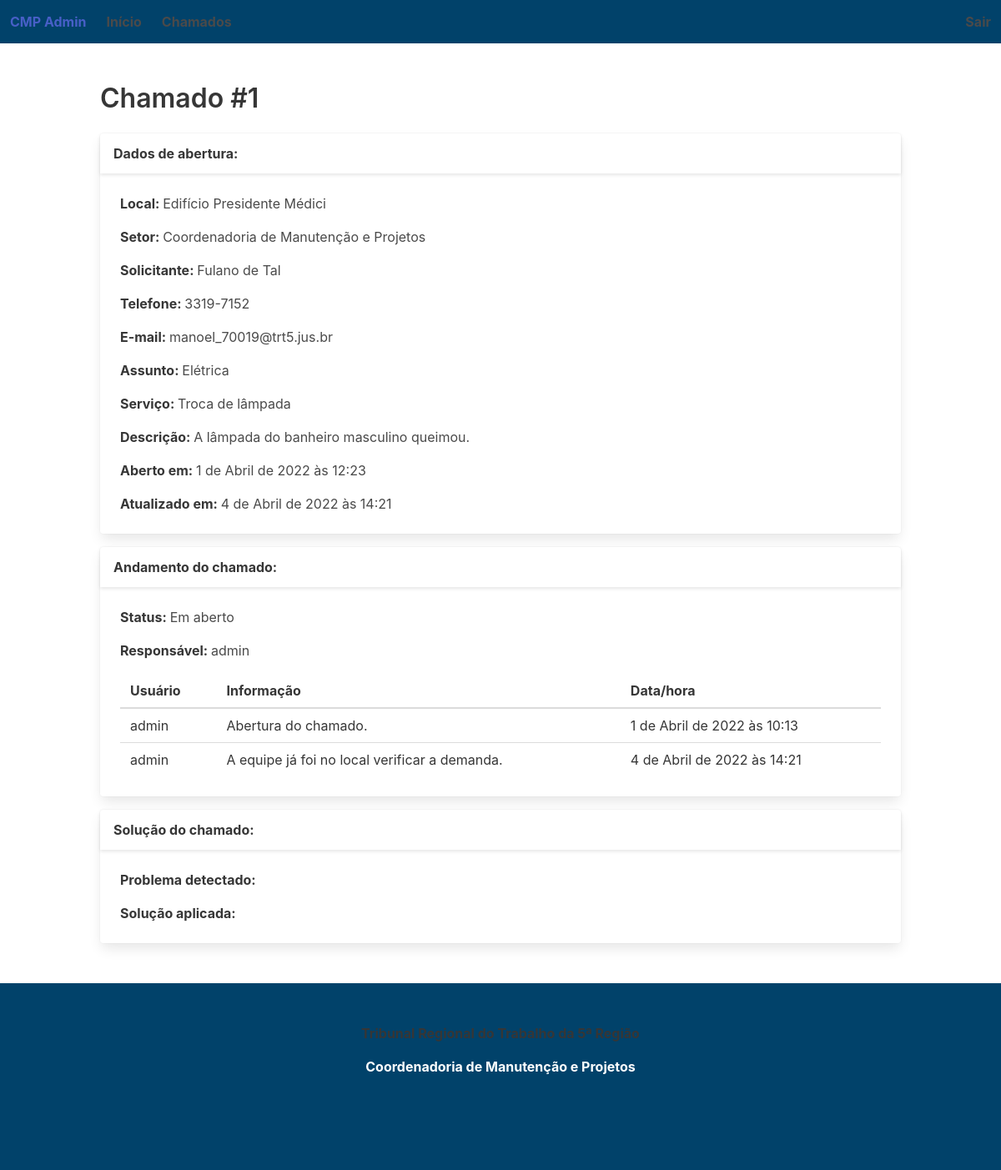
The page /cmp_admin/ticket/1/ on the database its author committed.
### cmp_admin/models.py (models this page shows, shortened)
class Ticket(models.Model):
  place_id = models.ForeignKey(Place, on_delete = models.SET_NULL, null = True)
  contact_email = models.EmailField()
  sector_id = models.ForeignKey(Sector, on_delete = models.SET_NULL, null = True)
  contact_phone = models.CharField(max_length = 255)
  description = models.TextField()
  assigned_to_id = models.ForeignKey(User, on_delete = models.SET_NULL, null = True)
  infos = models.ManyToManyField('Info')
  created_at = models.DateTimeField(auto_now_add = True)
  updated_at = models.DateTimeField(auto_now = True)
  subject_id = models.ForeignKey(Subject, on_delete = models.SET_NULL, null = True)
  service_id = models.ForeignKey(Service, on_delete = models.SET_NULL, null = True)
  status_id = models.ForeignKey(Status, on_delete = models.SET_NULL, null = True)
  requester = models.CharField(max_length = 255)
  issue = models.TextField(blank = True)
  solution = models.TextField(blank = True)

class Place(models.Model):
  name = models.CharField(max_length = 255)
  city = models.CharField(max_length = 255)
  state = models.CharField(max_length = 255)
  address = models.CharField(max_length = 255)
  zip_code = models.CharField(max_length = 255)
  created_at = models.DateTimeField(auto_now_add = True)
  updated_at = models.DateTimeField(auto_now = True)
  def __str__(self):
    return self.name

class Sector(models.Model):
  name = models.CharField(max_length = 255)
  place_id = models.ForeignKey(Place, on_delete = models.SET_NULL, null = True)
  email = models.EmailField()
  phone_number = models.CharField(max_length = 255)
  created_at = models.DateTimeField(auto_now_add = True)
  updated_at = models.DateTimeField(auto_now = True)
  def __str__(self):
    return self.name

class Subject(models.Model):
  name = models.CharField(max_length = 255)
  created_at = models.DateTimeField(auto_now_add = True)
  updated_at = models.DateTimeField(auto_now = True)
  def __str__(self):
    return self.name

class Service(models.Model):
  name = models.CharField(max_length = 255)
  subject_id = models.ForeignKey(Subject, on_delete = models.SET_NULL, null = True)
  created_at = models.DateTimeField(auto_now_add = True)
  updated_at = models.DateTimeField(auto_now = True)
  def __str__(self):
    return self.name

class Status(models.Model):
  name = models.CharField(max_length = 255)
  created_at = models.DateTimeField(auto_now_add = True)
  updated_at = models.DateTimeField(auto_now = True)
  def __str__(self):
    return self.name

class Info(models.Model):
  description = models.TextField()
  user_id = models.ForeignKey(User, on_delete = models.SET_NULL, null = True)
  created_at = models.DateTimeField(auto_now_add = True)
  updated_at = models.DateTimeField(auto_now = True)

### cmp_admin/views.py (the view)
# urls.py: path('ticket/<int:pk>/', views.TicketDetailView.as_view(), name = 'ticket_detail'),
class TicketDetailView(generic.DetailView):
  model = Ticket
  template_name = 'cmp_admin/ticket_detail.html'

### cmp_admin/templates/cmp_admin/ticket_detail.html (shortened to what this page needs)
{% extends 'cmp_admin/base.html' %}
{% block main %}
<h1 class="title">Chamado #{{ ticket.pk }}</h1>
<div class="card mb-4">
  <div class="card-header">
    <p class="card-header-title">Dados de abertura:</p>
  </div>
  <div class="card-content">
    <div class="content">
      <p><strong>Local: </strong>{{ ticket.place_id }}</p>
      <p><strong>Setor: </strong>{{ ticket.sector_id }}</p>
      <p><strong>Solicitante: </strong>{{ ticket.requester }}</p>
      <p><strong>Telefone: </strong>{{ ticket.contact_phone }}</p>
      <p><strong>E-mail: </strong>{{ ticket.contact_email }}</p>
      <p><strong>Assunto: </strong>{{ ticket.subject_id }}</p>
      <p><strong>Serviço: </strong>{{ ticket.service_id }}</p>
      <p><strong>Descrição: </strong>{{ ticket.description }}</p>
      <p><strong>Aberto em: </strong>{{ ticket.created_at }}</p>
      <p><strong>Atualizado em: </strong>{{ ticket.updated_at }}</p>
    </div>
  </div>
</div>
<div class="card mb-4">
  <div class="card-header">
    <p class="card-header-title">Andamento do chamado:</p>
  </div>
  <div class="card-content">
    <div class="content">
      <p><strong>Status: </strong>{{ ticket.status_id }}</p>
      <p><strong>Responsável: </strong>{{ ticket.assigned_to_id }}</p>
      <table class="table">
        <thead>
          <tr>
            <th>Usuário</th>
            <th>Informação</th>
            <th>Data/hora</th>
          </tr>
        </thead>
        <tbody>
          {% for info in ticket.infos.all %}
          <tr>
            <td>{{ info.user_id }}</td>
            <td>{{ info.description }}</td>
            <td>{{ info.created_at }}</td>
          </tr>
          {% endfor %}
        </tbody>
      </table>
    </div>
  </div>
</div>
<div class="card">
  <div class="card-header">
    <p class="card-header-title">Solução do chamado:</p>
  </div>
  <div class="card-content">
    <div class="content">
      <p><strong>Problema detectado: </strong>{{ ticket.issue }}</p>
      <p><strong>Solução aplicada: </strong>{{ ticket.solution }}</p>
    </div>
  </div>
</div>
{% endblock main %}

### cmp_admin/templates/cmp_admin/ticket_detail.html (style rules this page uses)
.card { width: 80vw; margin: auto; }

### rows shown on the page
Ticket: pk "1", place_id "Edifício Presidente Médici", sector_id "Coordenadoria de Manutenção e Projetos", requester "Fulano de Tal", contact_phone "3319-7152", contact_email "manoel_70019@trt5.jus.br", subject_id "Elétrica", service_id "Troca de lâmpada", description "A lâmpada do banheiro masculino queimou.", created_at "1 de Abril de 2022 às 12:23", updated_at "4 de Abril de 2022 às 14:21", status_id "Em aberto", assigned_to_id "admin"
Info: user_id "admin", description "Abertura do chamado.", created_at "1 de Abril de 2022 às 10:13"
Info: user_id "admin", description "A equipe já foi no local verificar a demanda.", created_at "4 de Abril de 2022 às 14:21"
